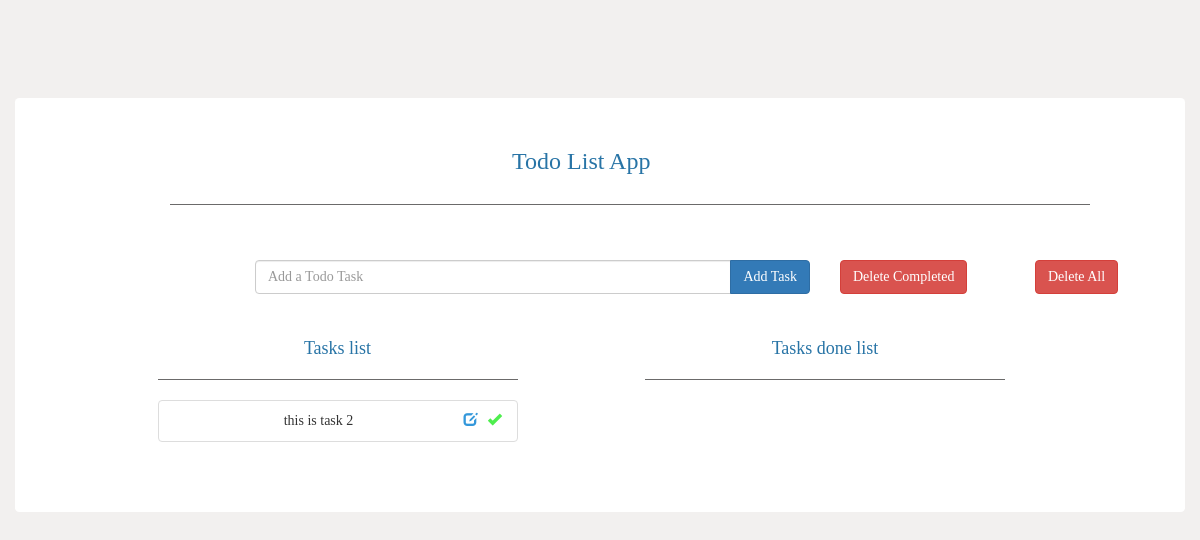
Before: / with the older database file.
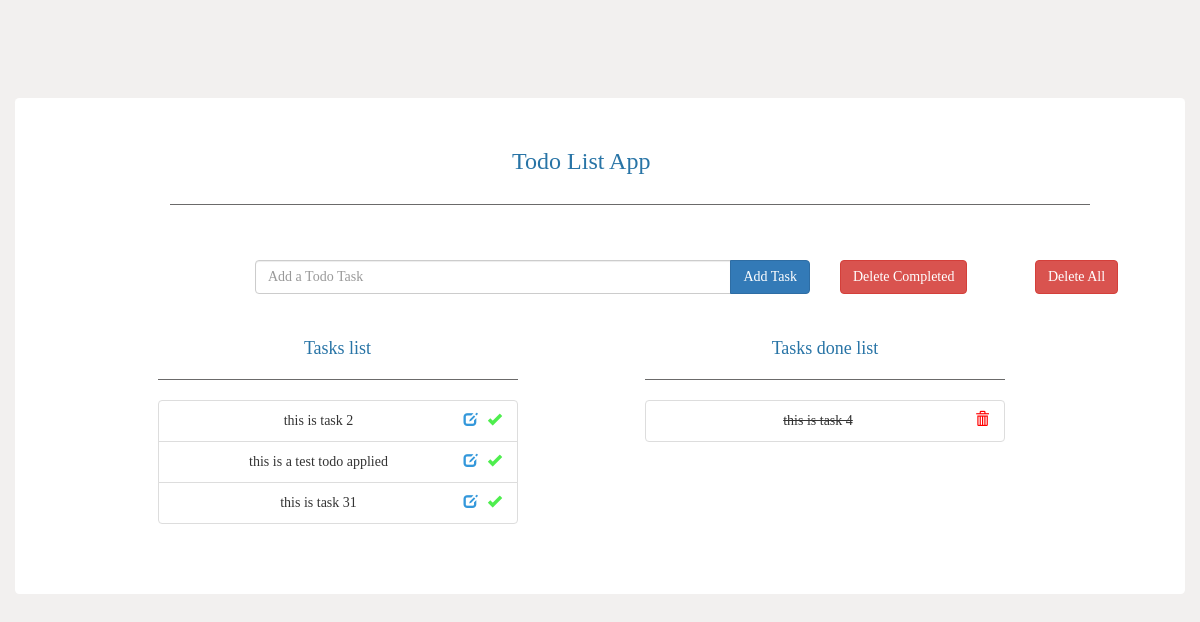
After: the same page with the newer database file.
### todo/models.py (models this page shows, shortened)
class Todo(models.Model):
    text = models.CharField(max_length=40)
    completed = models.BooleanField(default=False)

### todo/views.py (the view)
# urls.py: path('', views.index, name="index"),
def index(request):
    todo_list = Todo.objects.order_by('id')
    form = TodoForm()
    updateform = UpdateTodoForm()
    context = {'todo_list': todo_list, 'form': form, 'updateform': updateform}
    return render(request, 'todo/index.html', context)

### todo/forms.py
class TodoForm(forms.Form):
    text = forms.CharField(
        max_length=40,
        widget=forms.TextInput(
            attrs={
                'class': 'form-control todoform',
                'placeholder': 'Add a Todo Task',
                'aria-label': 'Todo',
                'aria-describedby': 'add-btn'}))

class UpdateTodoForm(forms.Form):
    text = forms.CharField(
        max_length=40,
        widget=forms.TextInput(
            attrs={
                'class': 'form-control',
                'name': 'update-todo',
                'placeholder': 'Update Todo Task',
                'aria-label': 'UpdateTodo',
                'aria-describedby': 'update-btn'}))

### todo/templates/todo/index.html (shortened to what this page needs)
{% load static %}
<!DOCTYPE html>
<html>
<head>
    <link rel="stylesheet" href="https://maxcdn.bootstrapcdn.com/bootstrap/3.3.7/css/bootstrap.min.css">
    <link rel="stylesheet" href="{% static 'todo/style.css' %}" />
</head>
<body>
    <div class="container tasks bodycontainer">
        <div class="container text-center">
            <div class="row">
                <div class="col-md-5 col-md-offset-3">
                    <div class="heading">
                        <h3>Todo List App</h3>
                    </div>
                </div>
            </div>
            <div class="row col-md-10 col-md-offset-1">
                <hr>
            </div>
        </div>
        <div class="container taskscontainer">
            <div class="row">
                <div class="col-md-6 col-md-offset-2">
                    <form action="{% url 'add' %}" method="POST" role="form">
                        <div class="input-group">
                            {{ form.text }}
                            <div class="input-group-btn">
                                <button type="submit" class="btn btn-primary">Add Task</button>
                            </div>
                        </div>
                    </form>
                </div>
                <div class="col-md-2">
                    <div class="btn-group">
                        <a href="{% url 'deletecompleted' %}">
                            <button type="button" class="btn btn-danger">Delete Completed</button>
                        </a>
                    </div>
                </div>
                <div class="col-md-2">
                    <div class="btn-group">
                        <a href="{% url 'deleteall' %}">
                            <button type="button" class="btn btn-danger">Delete All</button>
                        </a>
                    </div>
                </div>
            </div>
            <div class="row text-center taskscontainer">
                <div class="col-md-4 col-md-offset-1">
                    <h4>Tasks list</h4>
                    <hr>
                    <ul class="list-group">
                        {% for todo in todo_list %}
                            {% if not todo.completed %}
                                <li class="list-group-item"><span>{{ todo.text }}</span>
                                    <a href="{% url 'complete' todo.id %}">
                                        <span class="glyphicon glyphicon-ok pull-right donetask" aria-hidden="true"></span>
                                    </a>
                                    <a href="#" class="edititem">
                                        <span class="glyphicon glyphicon-edit pull-right edittask" aria-hidden="true"></span>
                                    </a>
                                </li>
                            {% endif %}
                        {% endfor %}
                    </ul>
                </div>
                <div class="col-md-4 col-md-offset-1">
                    <h4>Tasks done list</h4>
                    <hr>
                    <ul class="list-group">
                        {% for todo in todo_list %}
                            {% if todo.completed %}
                                <li class="list-group-item"><del>{{ todo.text }}</del><a href="{% url 'delete' todo.id %}"><span class="glyphicon glyphicon-trash pull-right deletetask" aria-hidden="true"></span></a></li>
                            {% endif %}
                        {% endfor %}
                    </ul>
                </div>
            </div>
        </div>
    </div>
</body>
</html>

Changed rows visible on the page:
added Todo: text "this is a test todo applied", shown under "Tasks list"
added Todo: text "this is task 31", shown under "Tasks list"
added Todo: text "this is task 4", shown under "Tasks done list"
